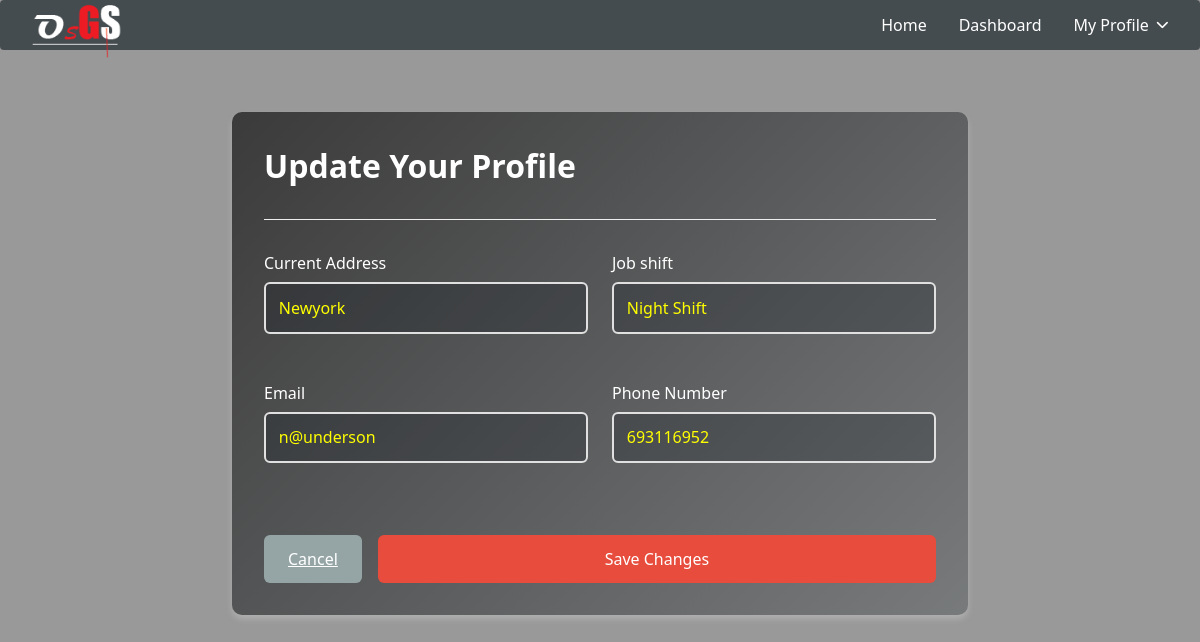
/update_profile.php (signed in), run on the app's committed database.
### tables this page shows
CREATE TABLE `hiring_requests` (
  `BookingNumber` int(20) NOT NULL,
  `id` int(11) NOT NULL,
  `first_name` varchar(100) DEFAULT NULL,
  `last_name` varchar(100) DEFAULT NULL,
  `email` varchar(100) DEFAULT NULL,
  `phone` varchar(20) DEFAULT NULL,
  `requirement_number` int(11) DEFAULT NULL,
  `shift` varchar(50) DEFAULT NULL,
  `gender` varchar(20) DEFAULT NULL,
  `address` text DEFAULT NULL,
  `created_at` timestamp NOT NULL DEFAULT current_timestamp(),
  `requested_date` timestamp NOT NULL DEFAULT current_timestamp(),
  `status` enum('Pending','Approved','Rejected') DEFAULT 'Pending',
  `role` varchar(22) NOT NULL DEFAULT 'personnel',
  `registration_date` date DEFAULT NULL,
  `id_type` varchar(50) DEFAULT NULL,
  `id_number` varchar(50) DEFAULT NULL,
  `id_image` varchar(255) DEFAULT NULL,
  `password` varchar(255) DEFAULT NULL,
  `first_login` tinyint(1) DEFAULT 1,
  `token_display` varchar(255) NOT NULL
);

### update_profile.php (the view, shortened to what this page needs)
<?php
include ('userheader.php');
$userId = $_SESSION['user_id'];
$stmt = $conn->prepare("SELECT address, shift, email, phone FROM hiring_requests WHERE id = ?");
$stmt->bind_param("i", $userId);
$stmt->execute();
$result = $stmt->get_result();
$userData = $result->fetch_assoc();
?>
</head>
<body>
    <div class="profile-container">
        <div class="profile-card">
            <div class="profile-header">
                <h1 class="profile-title">Update Your Profile</h1>
            </div>
            <form class="profile-form" method="POST">
                <div class="form-row">
                    <div class="form-group">
                        <label for="address">Current Address</label>
                        <input type="text" id="address" name="address"
                               value="<?= htmlspecialchars($userData['address']) ?>" required>
                    </div>
                    <div class="form-group">
                        <label for="shift">Job shift</label>
                        <input type="text" id="shift" name="shift"
                               value="<?= htmlspecialchars($userData['shift']) ?>" required>
                    </div>
                </div>
                <div class="form-row">
                    <div class="form-group">
                        <label for="email">Email</label>
                        <input type="email" id="email" name="email"
                               value="<?= htmlspecialchars($userData['email']) ?>" readonly>
                    </div>
                    <div class="form-group">
                        <label for="phone">Phone Number</label>
                        <input type="tel" id="phone" name="phone"
                               value="<?= htmlspecialchars($userData['phone']) ?>"
                               pattern="[0-9]{10,15}"
                               title="Phone number (10-15 digits)">
                    </div>
                </div>
                <div class="form-actions">
                    <a href="dashboard.php" class="btn btn-secondary">Cancel</a>
                    <button type="submit" class="btn btn-primary">Save Changes</button>
                </div>
            </form>
        </div>
    </div>
</body>
</html>

### userheader.php (style rules this page uses)
:root { --primary-color: #2c3e50; --secondary-color: #3498db; --accent-color: #e74c3c; }
* { margin: 0; padding: 0; box-sizing: border-box; font-family: 'Segoe UI', sans-serif; }
body { background: linear-gradient(rgba(0, 0, 0, 0.4), rgba(0, 0, 0, 0.4)), url('./assents/securityimage.png') center/cover; }
.profile-header { display: flex; align-items: center; gap: 1rem; padding-bottom: 1rem; border-bottom: 1px solid #eee; }
.form-row { display: grid; gap: 1.5rem; grid-template-columns: 1fr; margin-bottom: 1.5rem; }
.form-group { margin-bottom: 0; }
label { display: block; margin-bottom: 0.5rem; color: #fff; font-weight: 500; }
input, textarea { width: 100%; color:yellow; padding: 0.8rem; border: 2px solidrgb(159, 253, 37); border-radius: 6px; font-size: 1rem; transition: border-color 0.3s; border-radius:4px; background-color:rgba(1, 13, 20, 0.22); }
button { background: #e74c3c; color: white; padding: 1rem 2rem; border: none; border-radius: 6px; font-size: 1rem; cursor: pointer; transition: background 0.3s; width: 100%; }
@media (min-width: 768px) { .form-row { grid-template-columns: repeat(2, 1fr); } }

### update_profile.php (style rules this page uses)
:root { --primary-color: #2c3e50; --secondary-color: #3498db; --accent-color: #e74c3c; }
body { background: linear-gradient(rgba(0, 0, 0, 0.4), rgba(0, 0, 0, 0.4)), url('./assents/securityimage.png') center/cover; }
.profile-container { max-width: 800px; margin: 80px auto 2rem; padding: 2rem; }
.profile-card { background: linear-gradient(135deg,rgba(10, 10, 10, 0.66) 0%,rgba(1, 13, 20, 0.22) 100%); min-width: 200px; padding: 2rem; color:white; border-radius: 10px; box-shadow: 0 4px 6px rgba(247, 244, 244, 0.25); }
.profile-header { text-align: center; margin-bottom: 2rem; }
.profile-title { color: white; margin-bottom: 1rem; }
.profile-form { display: grid; gap: 1.5rem; }
.form-row { display: grid; gap: 1.5rem; grid-template-columns: repeat(2, 1fr); }
.form-group { margin-bottom: 0; }
.form-group label { display: block; margin-bottom: 0.5rem; color: white; font-weight: 500; }
.form-group input { width: 100%; padding: 0.8rem; border: 2px solid #e0e0e0; border-radius: 6px; font-size: 1rem; }
.form-actions { margin-top: 1.5rem; display: flex; gap: 1rem; justify-content: flex-end; }
.btn { padding: 0.8rem 1.5rem; border: none; border-radius: 6px; cursor: pointer; transition: opacity 0.3s; }
.btn-primary { background: : #e74c3c; color: white; }
.btn-secondary { background: #95a5a6; color: white; }

### data on the page
hiring_requests: address "Newyork", shift "Night Shift", email "n@underson", phone "693116952"
